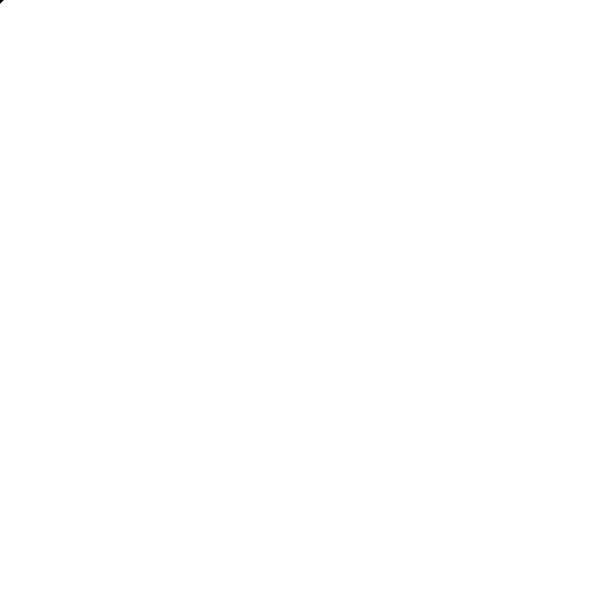
Frame 1 (no input)
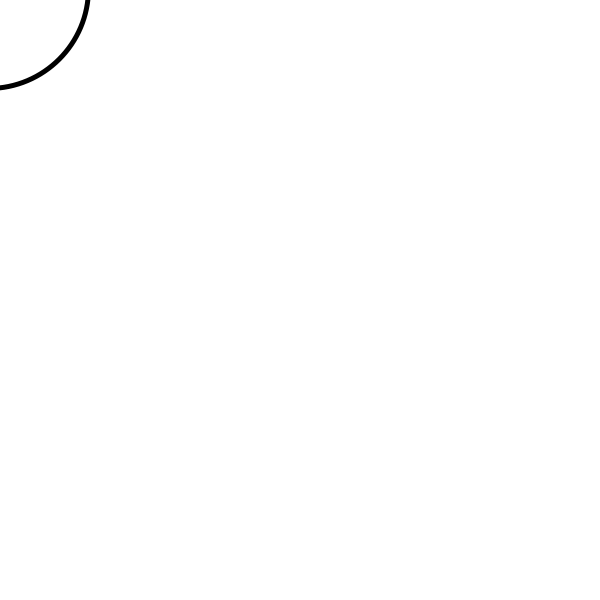
Frame 60 (the mouse pressed at the canvas centre just before this capture)
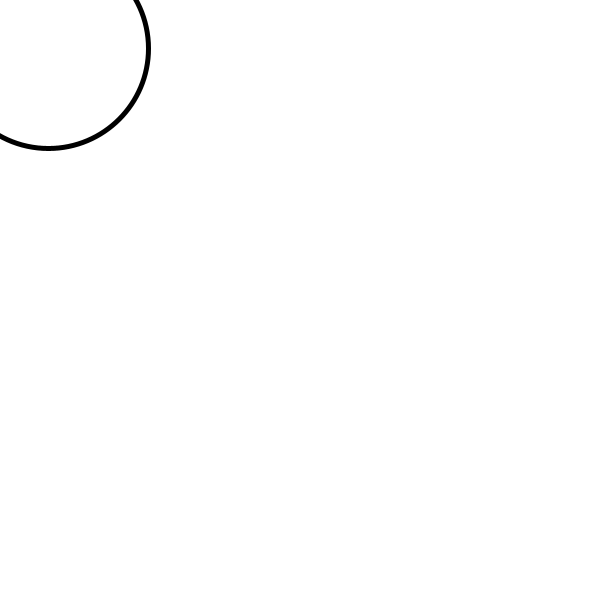
Frame 120 (the mouse held since frame 60 and released just before this capture)

The Processing sketch that drew these frames (run headless with seeded random() and noise(); from frame 60 on, the mouse is pressed at the canvas centre):

// Processing sketch: Unit_2_Checkpoint_4
// ── Unit_2_Checkpoint_4.pde


int xy;

void setup(){
  size(600,600);
  strokeWeight(5);
  xy=-71;
}

void draw(){
  background(255);
  circle(xy,xy,200); 
  xy=xy+1;
  
  if(xy==671){
    xy=-71;
  }
}
